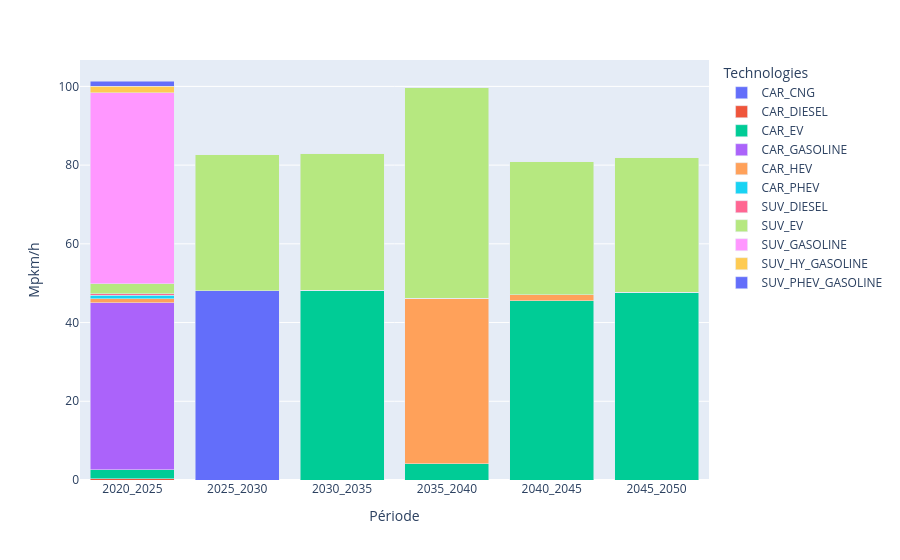

The code cell stored with this chart in its notebook:
### Code cell
df_plot = pd.DataFrame(
    {period: results['F_new'].loc[period].loc[priv_mob_techs_positive].squeeze() for period in periods},
    index=priv_mob_techs_positive
)

df_melted = df_plot.T.reset_index().rename(columns={'index': 'Période'}).melt(
    id_vars='Période', var_name='Technologies', value_name='Capacité'
)

fig = px.bar(df_melted, x='Période', y='Capacité', color='Technologies', barmode='stack')
fig.update_layout(xaxis_title='Période', yaxis_title='Mpkm/h')
fig.show()

### Figure 1 — Plotly figure (JSON) as saved in the notebook; plotly's stock layout.template omitted (floating-point values rounded to 4 significant figures)
{"data": [{"hovertemplate": "Technologies=CAR_CNG<br>Période=%{x}<br>Capacité=%{y}<extra></extra>", "legendgroup": "CAR_CNG", "marker": {"color": "#636efa", "pattern": {"shape": ""}}, "name": "CAR_CNG", "orientation": "v", "showlegend": true, "textposition": "auto", "type": "bar", "x": ["2020_2025", "2025_2030", "2030_2035", "2035_2040", "2040_2045", "2045_2050"], "xaxis": "x", "y": [0.0, 48.03, 0.0, 0.0, 0.0, 0.0], "yaxis": "y"}, {"hovertemplate": "Technologies=CAR_DIESEL<br>Période=%{x}<br>Capacité=%{y}<extra></extra>", "legendgroup": "CAR_DIESEL", "marker": {"color": "#EF553B", "pattern": {"shape": ""}}, "name": "CAR_DIESEL", "orientation": "v", "showlegend": true, "textposition": "auto", "type": "bar", "x": ["2020_2025", "2025_2030", "2030_2035", "2035_2040", "2040_2045", "2045_2050"], "xaxis": "x", "y": [0.3496, 0.0, 0.0, 0.0, 0.0, 0.0], "yaxis": "y"}, {"hovertemplate": "Technologies=CAR_EV<br>Période=%{x}<br>Capacité=%{y}<extra></extra>", "legendgroup": "CAR_EV", "marker": {"color": "#00cc96", "pattern": {"shape": ""}}, "name": "CAR_EV", "orientation": "v", "showlegend": true, "textposition": "auto", "type": "bar", "x": ["2020_2025", "2025_2030", "2030_2035", "2035_2040", "2040_2045", "2045_2050"], "xaxis": "x", "y": [2.264, 0.0, 48.2, 4.084, 45.55, 47.64], "yaxis": "y"}, {"hovertemplate": "Technologies=CAR_GASOLINE<br>Période=%{x}<br>Capacité=%{y}<extra></extra>", "legendgroup": "CAR_GASOLINE", "marker": {"color": "#ab63fa", "pattern": {"shape": ""}}, "name": "CAR_GASOLINE", "orientation": "v", "showlegend": true, "textposition": "auto", "type": "bar", "x": ["2020_2025", "2025_2030", "2030_2035", "2035_2040", "2040_2045", "2045_2050"], "xaxis": "x", "y": [42.39, 0.0, 0.0, 0.0, 0.0, 0.0], "yaxis": "y"}, {"hovertemplate": "Technologies=CAR_HEV<br>Période=%{x}<br>Capacité=%{y}<extra></extra>", "legendgroup": "CAR_HEV", "marker": {"color": "#FFA15A", "pattern": {"shape": ""}}, "name": "CAR_HEV", "orientation": "v", "showlegend": true, "textposition": "auto", "type": "bar", "x": ["2020_2025", "2025_2030", "2030_2035", "2035_2040", "2040_2045", "2045_2050"], "xaxis": "x", "y": [1.086, 0.0, 0.0, 42.03, 1.546, 0.0], "yaxis": "y"}, {"hovertemplate": "Technologies=CAR_PHEV<br>Période=%{x}<br>Capacité=%{y}<extra></extra>", "legendgroup": "CAR_PHEV", "marker": {"color": "#19d3f3", "pattern": {"shape": ""}}, "name": "CAR_PHEV", "orientation": "v", "showlegend": true, "textposition": "auto", "type": "bar", "x": ["2020_2025", "2025_2030", "2030_2035", "2035_2040", "2040_2045", "2045_2050"], "xaxis": "x", "y": [0.8943, 0.0, 0.0, 0.0, 0.0, 0.0], "yaxis": "y"}, {"hovertemplate": "Technologies=SUV_DIESEL<br>Période=%{x}<br>Capacité=%{y}<extra></extra>", "legendgroup": "SUV_DIESEL", "marker": {"color": "#FF6692", "pattern": {"shape": ""}}, "name": "SUV_DIESEL", "orientation": "v", "showlegend": true, "textposition": "auto", "type": "bar", "x": ["2020_2025", "2025_2030", "2030_2035", "2035_2040", "2040_2045", "2045_2050"], "xaxis": "x", "y": [0.2845, 0.0, 0.0, 0.0, 0.0, 0.0], "yaxis": "y"}, {"hovertemplate": "Technologies=SUV_EV<br>Période=%{x}<br>Capacité=%{y}<extra></extra>", "legendgroup": "SUV_EV", "marker": {"color": "#B6E880", "pattern": {"shape": ""}}, "name": "SUV_EV", "orientation": "v", "showlegend": true, "textposition": "auto", "type": "bar", "x": ["2020_2025", "2025_2030", "2030_2035", "2035_2040", "2040_2045", "2045_2050"], "xaxis": "x", "y": [2.617, 34.62, 34.77, 53.63, 33.82, 34.29], "yaxis": "y"}, {"hovertemplate": "Technologies=SUV_GASOLINE<br>Période=%{x}<br>Capacité=%{y}<extra></extra>", "legendgroup": "SUV_GASOLINE", "marker": {"color": "#FF97FF", "pattern": {"shape": ""}}, "name": "SUV_GASOLINE", "orientation": "v", "showlegend": true, "textposition": "auto", "type": "bar", "x": ["2020_2025", "2025_2030", "2030_2035", "2035_2040", "2040_2045", "2045_2050"], "xaxis": "x", "y": [48.51, 0.0, 0.0, 0.0, 0.0, 0.0], "yaxis": "y"}, {"hovertemplate": "Technologies=SUV_HY_GASOLINE<br>Période=%{x}<br>Capacité=%{y}<extra></extra>", "legendgroup": "SUV_HY_GASOLINE", "marker": {"color": "#FECB52", "pattern": {"shape": ""}}, "name": "SUV_HY_GASOLINE", "orientation": "v", "showlegend": true, "textposition": "auto", "type": "bar", "x": ["2020_2025", "2025_2030", "2030_2035", "2035_2040", "2040_2045", "2045_2050"], "xaxis": "x", "y": [1.587, 0.0, 0.0, 0.0, 0.0, 0.0], "yaxis": "y"}, {"hovertemplate": "Technologies=SUV_PHEV_GASOLINE<br>Période=%{x}<br>Capacité=%{y}<extra></extra>", "legendgroup": "SUV_PHEV_GASOLINE", "marker": {"color": "#636efa", "pattern": {"shape": ""}}, "name": "SUV_PHEV_GASOLINE", "orientation": "v", "showlegend": true, "textposition": "auto", "type": "bar", "x": ["2020_2025", "2025_2030", "2030_2035", "2035_2040", "2040_2045", "2045_2050"], "xaxis": "x", "y": [1.383, 0.0, 0.0, 0.0, 0.0, 0.0], "yaxis": "y"}], "layout": {"barmode": "stack", "legend": {"title": {"text": "Technologies"}, "tracegroupgap": 0}, "margin": {"t": 60}, "xaxis": {"anchor": "y", "domain": [0, 1], "title": {"text": "Période"}}, "yaxis": {"anchor": "x", "domain": [0, 1], "title": {"text": "Mpkm/h"}}}}
